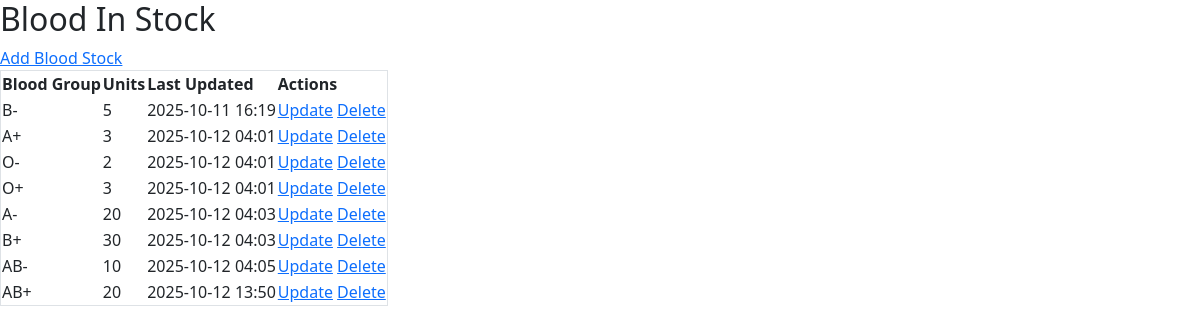
Screenshot of /bloodstock/ with the database file from the repository.
### blood_bank_app/models.py (models this page shows, shortened)
class BloodStock(models.Model):
    BLOOD_GROUPS = [
        ('A+', 'A+'), ('A-', 'A-'),
        ('B+', 'B+'), ('B-', 'B-'),
        ('AB+', 'AB+'), ('AB-', 'AB-'),
        ('O+', 'O+'), ('O-', 'O-'),
    ]
    blood_group = models.CharField(max_length=3, choices=BLOOD_GROUPS, unique=True)
    units = models.PositiveIntegerField(default=0)
    last_updated = models.DateTimeField(auto_now=True)

### blood_bank_app/views.py (the view)
# urls.py: path('bloodstock/', views.blood_stock_list, name='blood_stock_list'),
def blood_stock_list(request):
    stocks = BloodStock.objects.all()
    return render(request,'blood_stock_list.html',{'stocks':stocks})

### blood_bank_app/templates/blood_stock_list.html (shortened to what this page needs)
<!DOCTYPE html>
<html>
<head>
    <link href="https://cdn.jsdelivr.net/npm/bootstrap@5.3.3/dist/css/bootstrap.min.css" rel="stylesheet">
</head>
<body>
    <h2>Blood In Stock</h2>
    <a href="{% url 'add_blood_stock' %}">Add Blood Stock</a>
    <table class="border">
        <thead>
            <tr>
                <th>Blood Group</th>
                <th>Units</th>
                <th>Last Updated</th>
                <th>Actions</th>
            </tr>
        </thead>
        <tbody>
            {% for stock in stocks %}
            <tr>
                <td>{{ stock.blood_group }}</td>
                <td>{{ stock.units }}</td>
                <td>{{ stock.last_updated|date:"Y-m-d H:i" }}</td>
                <td>
                    <a href="{% url 'update_blood_stock' stock.id %}">Update</a>
                    <a href="{% url 'delete_blood_stock' stock.id %}">Delete</a>
                </td>
            </tr>
            {% empty %}
            <tr><td colspan="4">No stock records found.</td></tr>
            {% endfor %}
        </tbody>
    </table>
</body>
</html>

### rows the page displays
BloodStock: blood_group "B-", units "5", last_updated "2025-10-11 16:19"
BloodStock: blood_group "A+", units "3", last_updated "2025-10-12 04:01"
BloodStock: blood_group "O-", units "2", last_updated "2025-10-12 04:01"
BloodStock: blood_group "O+", units "3", last_updated "2025-10-12 04:01"
BloodStock: blood_group "A-", units "20", last_updated "2025-10-12 04:03"
BloodStock: blood_group "B+", units "30", last_updated "2025-10-12 04:03"
BloodStock: blood_group "AB-", units "10", last_updated "2025-10-12 04:05"
BloodStock: blood_group "AB+", units "20", last_updated "2025-10-12 13:50"
